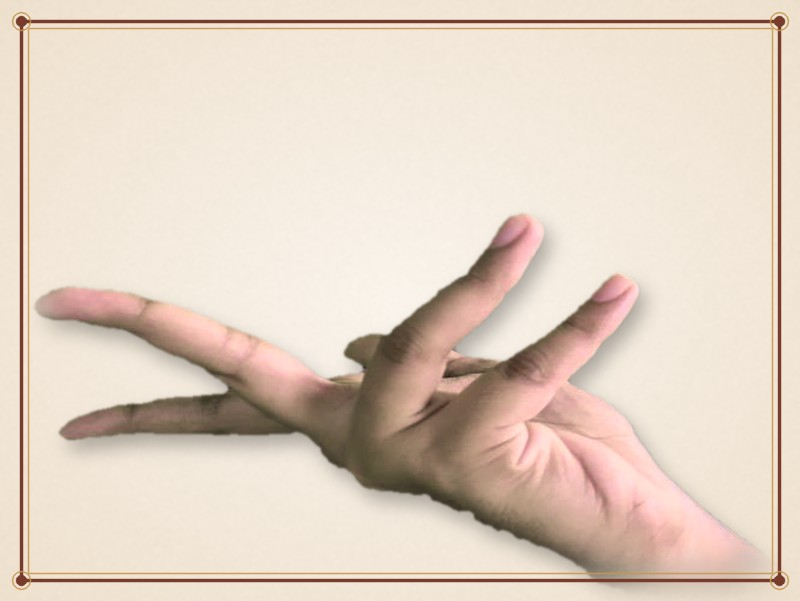
#> input picture images/alapadma.jpg, 800 x 601 px
$ python -i paper_art.py   (imports and definitions only)
#> lines starting #> are read from the running program, lines starting #| are printed output that depends on the picture
#> further down, picture is the input picture: shape (601, 800, 3); mean B, G, R 194.8, 209.4, 225.7
#!/usr/bin/env python3
"""
Turn a green-screen hand photograph into a "paper" mudra picture: the real hands,
cut out cleanly, on warm parchment with a soft shadow and a fine border.

No generated imagery is involved — every pixel of hand is the original photograph.

    python3 tools/paper_art.py FRAME.jpg OUT.jpg [--width 800]

Used for frames from the Bharatanatyam Mudra Dataset (Jisha Raj R, CC BY-SA 4.0).
See ATTRIBUTION.md.
"""
import argparse
import sys

import cv2
import numpy as np

PAPER = (236, 244, 250)        # BGR of warm ivory (#faf4ec)
PAPER_EDGE = (205, 224, 238)   # BGR slightly darker toward the corners
INK = (45, 60, 120)            # BGR deep maroon for the border (#783c2d)
GOLD = (80, 150, 200)          # BGR muted gold (#c89650)


def warm_grade(bgr_f):
    """Undo the cool/green cast of screen lighting on skin. Adaptive: washed-out
    pixels (low saturation, typically lighter skin under green light) get a
    stronger correction than already-saturated ones, so dark skin is not
    over-orange."""
    out = bgr_f.copy()
    mx, mn = out.max(axis=2), out.min(axis=2)
    sat = (mx - mn) / np.maximum(mx, 1.0)
    w = np.clip(1.0 - sat / 0.38, 0, 1)[..., None]            # 1 = washed out
    out[..., 2:3] *= 1 + 0.08 * w                              # R
    out[..., 1:2] *= 1 - 0.10 * w                              # G (screen light)
    out[..., 0:1] *= 1 - 0.13 * w                              # B
    grey = out.mean(axis=2, keepdims=True)
    return grey + (out - grey) * (1 + 0.30 * w)


def key_out_green(bgr):
    """Soft alpha for a green-screen photo, plus the despilled colour image."""
    img = bgr.astype(np.float32)
    b, g, r = img[..., 0], img[..., 1], img[..., 2]
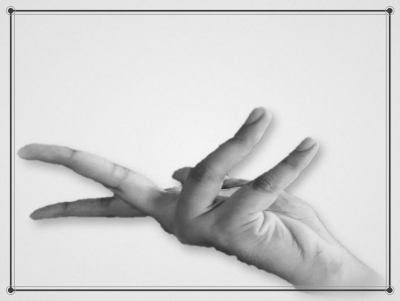
#> g: shape (601, 800) float32 (shown at 1/2 size); min 27, max 246, mean 209.4
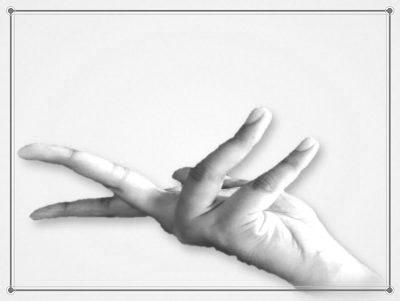
#> r: shape (601, 800) float32 (shown at 1/2 size); min 49, max 255, mean 225.7
    # Greenness: how far green exceeds the larger of red/blue. Skin has red > green.
    green = g - np.maximum(r, b)
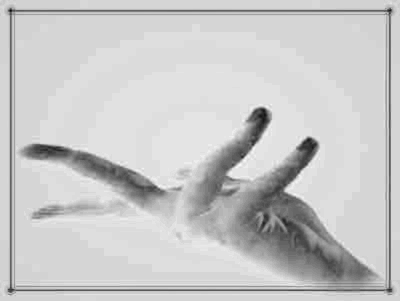
#> green: shape (601, 800) float32 (shown at 1/2 size); min -83, max 2, mean -16.37; drawn with min black and max white
    lo, hi = 14.0, 46.0
    alpha = 1.0 - np.clip((green - lo) / (hi - lo), 0, 1)
#> alpha: shape (601, 800) float32; every value is 1
    # Shadowed screen is darker and less "green than red/blue", so also key on hue:
    # OpenCV hue 35-95 with real saturation is screen; skin sits at hue 0-25.
    hsv = cv2.cvtColor(bgr, cv2.COLOR_BGR2HSV)
#> hsv: shape (601, 800, 3); mean H, S, V 16.1, 38.5, 225.7
    hh, ss = hsv[..., 0], hsv[..., 1]
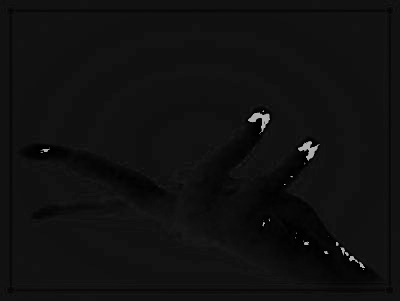
#> hh: shape (601, 800) (shown at 1/2 size); min 0, max 179, mean 16.1
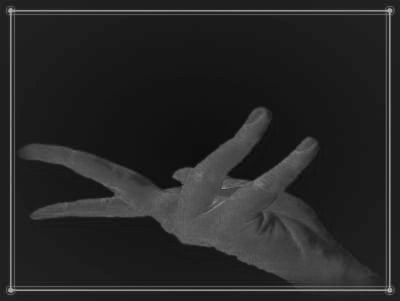
#> ss: shape (601, 800) (shown at 1/2 size); min 8, max 219, mean 38.5
    # A shadowed hand also picks up an olive tint from the screen, so require the
    # pixel to be measurably greener than red/blue too (else the shadow side of a
    # hand gets chopped away).
    hue_bg = ((hh >= 35) & (hh <= 95) & (ss >= 80) & (green >= 12)).astype(np.float32)
#> hue_bg: shape (601, 800) float32; every value is 0
    alpha = np.minimum(alpha, 1.0 - cv2.GaussianBlur(hue_bg, (0, 0), 0.8))
    # Remove isolated specks/holes, keep the big connected shapes (hands + forearms).
    a8 = (alpha * 255).astype(np.uint8)
#> a8: shape (601, 800); every value is 255
    solid = (a8 > 128).astype(np.uint8)
#> solid: shape (601, 800); every value is 1
    n, lab, stats, _ = cv2.connectedComponentsWithStats(solid, connectivity=8)
#> lab: shape (601, 800) int32; every value is 1
#> n = 2; stats = [[-1, 2147483647, 0, 0, 0], [0, 0, 800, 601, 480800]]
    keep = np.zeros_like(solid)
    if n > 1:
        areas = stats[1:, cv2.CC_STAT_AREA]
#> areas = [480800]
        thresh = max(400, 0.04 * areas.max())
#> thresh = 19232
        for i, a in enumerate(areas, start=1):
            if a >= thresh:
                keep[lab == i] = 1
#> this loop made 1 pass
#> (i, a) on pass 1: (1, 480800)
    keep = cv2.morphologyEx(keep, cv2.MORPH_CLOSE, cv2.getStructuringElement(cv2.MORPH_ELLIPSE, (9, 9)))
    keep = cv2.medianBlur(keep * 255, 5) // 255      # smooth stair-stepped edges
    # Fill small interior holes (gaps between fingers that are skin-coloured).
    inv = (1 - keep).astype(np.uint8)
#> inv: shape (601, 800); every value is 0
    n2, lab2, st2, _ = cv2.connectedComponentsWithStats(inv, connectivity=4)
#> n2 = 1; st2 = [[0, 0, 800, 601, 480800]]
    for i in range(1, n2):
        x, y, w, h, area = st2[i]
        touches = x == 0 or y == 0 or x + w >= keep.shape[1] or y + h >= keep.shape[0]
        if not touches and area < 120:
            keep[lab2 == i] = 1
    # Shrink 1px (kills the green fringe), then feather.
    keep = cv2.erode(keep, np.ones((3, 3), np.uint8))
    soft = cv2.GaussianBlur(keep.astype(np.float32), (0, 0), 1.1)
#> soft: shape (601, 800) float32; every value is 1
    alpha = soft

    # Despill: clamp green to the larger of red/blue so no green tint survives.
    # Skin is red-dominant (r > g > b); screen light adds green. Cap green at a
    # mostly-red blend so the hand keeps its natural warmth instead of going grey.
    g2 = np.minimum(g, 0.80 * r + 0.20 * b)
    out = img.copy()
    out[..., 1] = g2
#> out: shape (601, 800, 3) float32; mean B, G, R 194.8, 209.4, 225.5
    out = warm_grade(out)
#> in warm_grade, `w = np.clip(1.0 - sat / 0.38, 0, 1)[..., None]`:
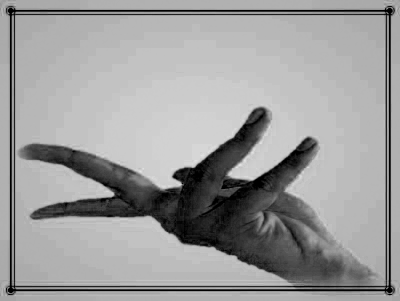
#> w: shape (601, 800, 1) float32 (shown at 1/2 size); min 0, max 0.916, mean 0.612
#> in warm_grade, `out[..., 0:1] *= 1 - 0.13 * w`:
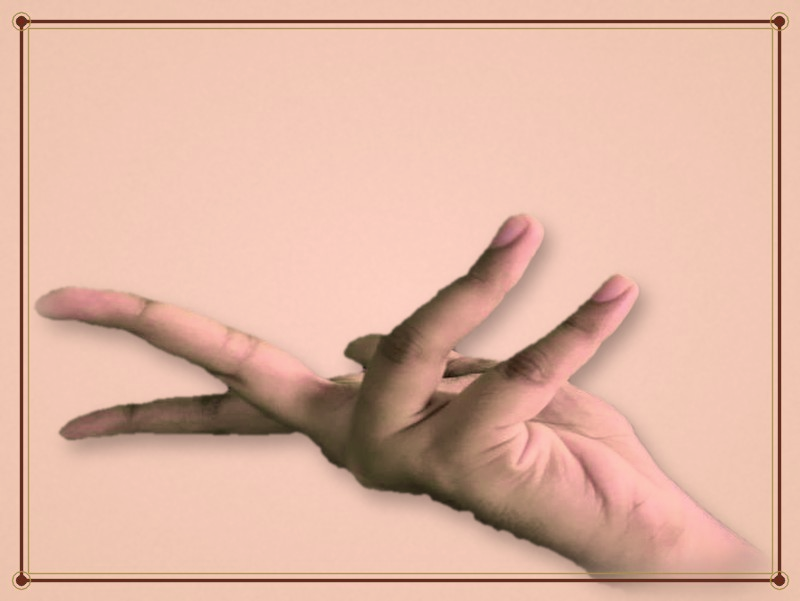
#> out: shape (601, 800, 3) float32; mean B, G, R 178, 195.9, 237.4; drawn with min black and max white
    return np.clip(out, 0, 255).astype(np.uint8), alpha


# [71 lines left out: functions key_out_dark, fade_borders, paper_background, draw_border, make, not called in this run]


# [8 lines not run here, left out]

>>> import cv2
>>> picture = cv2.imread('../images/alapadma.jpg')
>>> result = key_out_green(picture)

$ run again, on images/arala.jpg
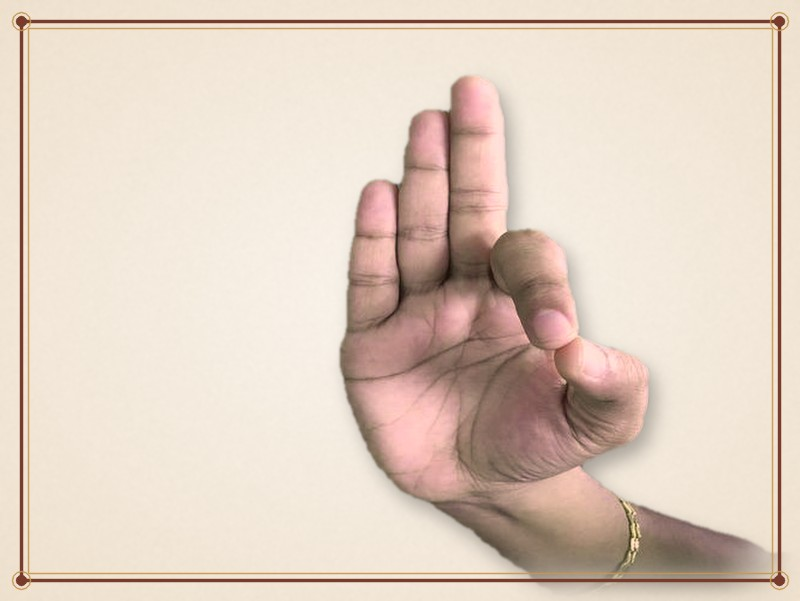
#> input picture images/arala.jpg, 800 x 601 px
#> picture is the input picture: shape (601, 800, 3); mean B, G, R 193, 207.1, 224.4
#> alpha: shape (601, 800) float32; every value is 1
#> hsv: shape (601, 800, 3); mean H, S, V 15.7, 39.3, 224.4
#> in key_out_green, `hh, ss = hsv[..., 0], hsv[..., 1]`:
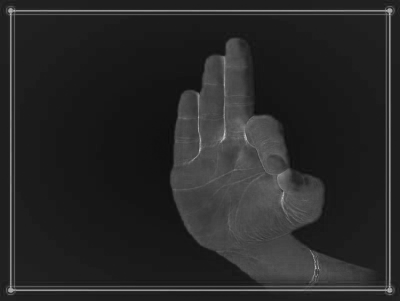
#> ss: shape (601, 800) (shown at 1/2 size); min 10, max 255, mean 39.3
#> hue_bg: shape (601, 800) float32; every value is 0
#> a8: shape (601, 800); every value is 255
#> solid: shape (601, 800); every value is 1
#> lab: shape (601, 800) int32; every value is 1
#> n = 2; stats = [[-1, 2147483647, 0, 0, 0], [0, 0, 800, 601, 480800]]
#> areas = [480800]
#> thresh = 19232
#> the loop in key_out_green, `for i, a in enumerate(areas, start=1):` made 1 pass
#> (i, a) on pass 1: (1, 480800)
#> inv: shape (601, 800); every value is 0
#> n2 = 1; st2 = [[0, 0, 800, 601, 480800]]
#> soft: shape (601, 800) float32; every value is 1
#> in warm_grade, `out[..., 0:1] *= 1 - 0.13 * w`:
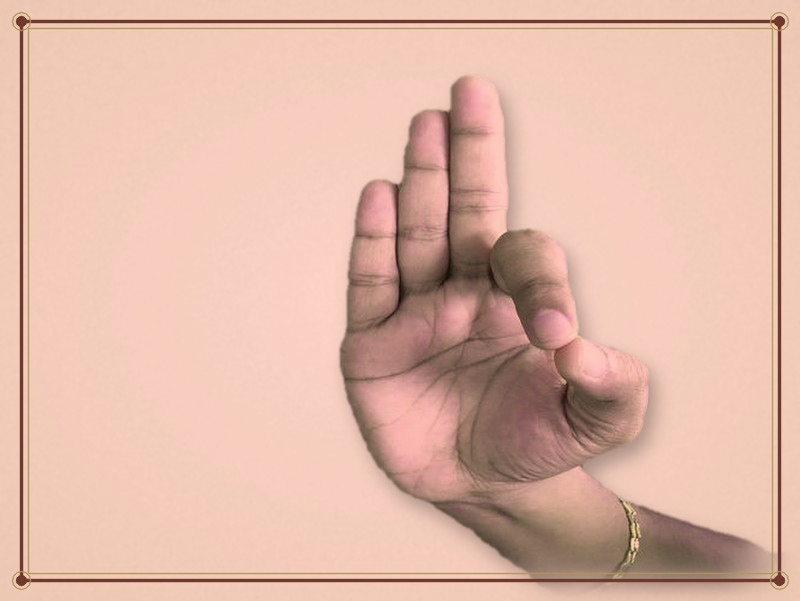
#> out: shape (601, 800, 3) float32; mean B, G, R 176.5, 193.8, 235.8; drawn with min black and max white

$ run again, on images/ardhachandra.jpg
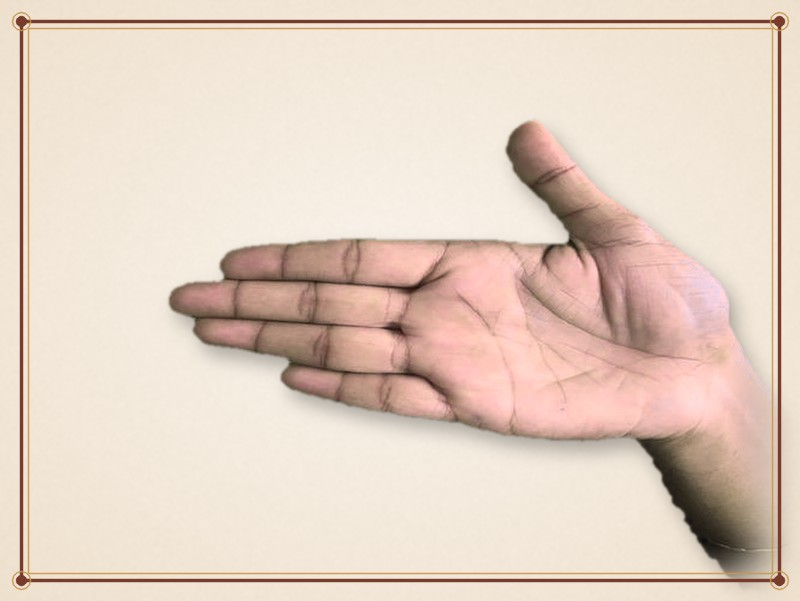
#> input picture images/ardhachandra.jpg, 800 x 601 px
#> picture is the input picture: shape (601, 800, 3); mean B, G, R 194.8, 209, 227.8
#> alpha: shape (601, 800) float32; every value is 1
#> hsv: shape (601, 800, 3); mean H, S, V 15.5, 40, 227.8
#> in key_out_green, `hh, ss = hsv[..., 0], hsv[..., 1]`:
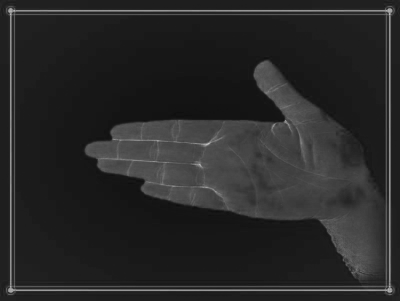
#> ss: shape (601, 800) (shown at 1/2 size); min 13, max 225, mean 40
#> hue_bg: shape (601, 800) float32; every value is 0
#> a8: shape (601, 800); every value is 255
#> solid: shape (601, 800); every value is 1
#> lab: shape (601, 800) int32; every value is 1
#> n = 2; stats = [[-1, 2147483647, 0, 0, 0], [0, 0, 800, 601, 480800]]
#> areas = [480800]
#> thresh = 19232
#> the loop in key_out_green, `for i, a in enumerate(areas, start=1):` made 1 pass
#> (i, a) on pass 1: (1, 480800)
#> inv: shape (601, 800); every value is 0
#> n2 = 1; st2 = [[0, 0, 800, 601, 480800]]
#> soft: shape (601, 800) float32; every value is 1
#> in warm_grade, `out[..., 0:1] *= 1 - 0.13 * w`:
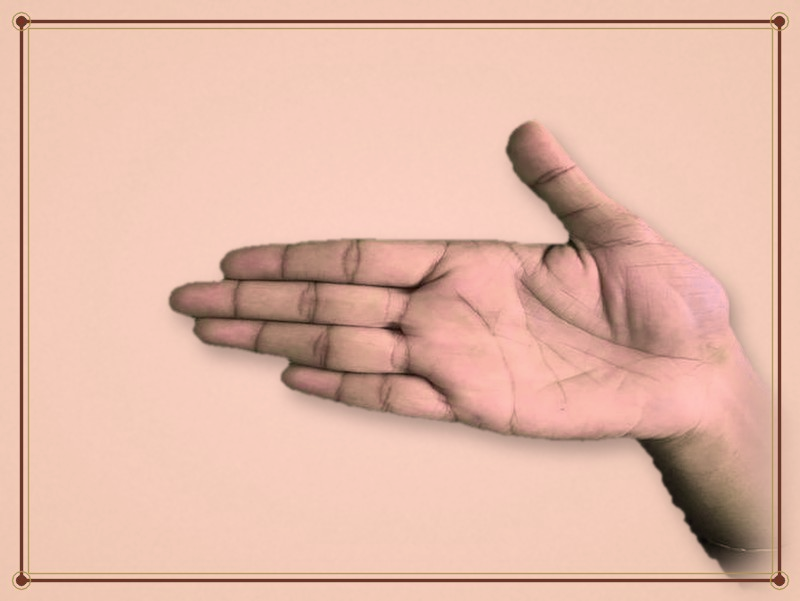
#> out: shape (601, 800, 3) float32; mean B, G, R 178.5, 195.9, 239.1; drawn with min black and max white
